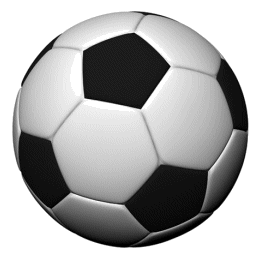
#> input picture test-images/ball.png, 260 x 260 px
$ python main.py test-images/ball.png 100
#> lines starting #> are read from the running program, lines starting #| are printed output that depends on the picture
from PIL import Image, ImageFont, ImageDraw
from brightness_map import char_to_brightness
import sys

color_option = input("Do you want a colored image(Say no for black and white):")
#> the answer given: test-images/chrispfp.png

def main():
    if len(sys.argv) < 2:
        raise ValueError("Usage: python main.py input.png [font_size]")

    filename = sys.argv[1]
    font_size = int(sys.argv[2]) if len(sys.argv) > 2 else 26

    if font_size <= 0:
        raise ValueError("Font size must be positive")

    font = ImageFont.truetype("FiraCode-Regular.ttf", size=font_size)

    with Image.open(filename) as image:
        image, columns, rows, char_width, char_height = prepare_image(
            image, font
        )

        #this is the black image we will draw on, this is not the input image
        #it will be the same width and height as the image passed in after cropping
        output_image = Image.new("RGB", (image.width, image.height), "black")
        draw = ImageDraw.Draw(output_image)

        pixels = image.load()

        for row in range(rows):
            for col in range(columns):
                brightness = get_region_brightness(
                    pixels,
                    col * char_width,
                    row * char_height,
                    char_width,
                    char_height
                )
                color = get_region_color(
                    pixels,
                    col * char_width,
                    row * char_height,
                    char_width,
                    char_height
                )
                #print(f"{row=} {col=} {brightness=}")
                # Select ASCII character based on brightness
                best_character = matching_brightness(brightness)
                if color_option == "no":
                    draw.text((col*char_width,row*char_height), best_character, font=font, fill=(255,255,255))
                else:
                    draw.text((col * char_width, row * char_height), best_character, font=font, fill=color)
        output_image.show()
def crop(image, x, y):
    width, height = image.size

    if x > width or y > height:
        raise IndexError("x or y value too big")
    else:
        box = (0, 0, x, y)
        cropped_img = image.crop(box)
        return cropped_img


def calculate_grid(image, font):
    char_width = round(font.getlength("B"))
    ascent, descent = font.getmetrics()
    char_height = ascent

    columns = image.width // char_width
    rows = image.height // char_height

    return columns, rows, char_width, char_height


def prepare_image(image, font):
    columns, rows, char_width, char_height = calculate_grid(image, font)

    if columns == 0 or rows == 0:
        raise ValueError("Font is too large for the image")

    new_width = columns * char_width
    new_height = rows * char_height

    cropped_image = crop(image, new_width, new_height)

    return cropped_image, columns, rows, char_width, char_height

def get_brightness(pixels,x,y):
    pixel = pixels[x,y]
    if len(pixel) == 4:
        r, g, b, a = pixel[0], pixel[1], pixel[2], pixel[3]
        if a == 0:
            return 0
    else:
        r, g, b= pixel[0], pixel[1], pixel[2]

    return (0.2126 * r) + (0.7152 * g) + (0.0722 * b)

def get_region_brightness(pixels,x,y,width,height):
    """ Assuming that the width and height are measured in pixels"""
    avr_brightness = 0
    for j in range(height):
        for i in range(width):
            avr_brightness += get_brightness(pixels, x+i, y+j)

    return avr_brightness/(width*height)

def matching_brightness(brightness):
    char = None
    pair_list = list(char_to_brightness.items())
    diff_to_beat = abs((brightness- list(char_to_brightness.values())[0]))
    for key, val in pair_list:
        diff = abs(brightness - val)
        if diff <= diff_to_beat:
            char = key
            diff_to_beat=diff
    return char

def get_color(pixels,x,y):
    pixel = pixels[x,y]
    r, g, b = pixel[0], pixel[1], pixel[2]

    return r,g,b

def get_region_color(pixels,x,y,width,height):
    avr_r, avr_g, avr_b = 0, 0, 0

    for j in range(height):
        for i in range(width):
            r,g,b =get_color(pixels, x+i, y+j)
            avr_r += r
            avr_g += g
            avr_b += b

    return int(avr_r/(width*height)),int(avr_g/(width*height)),int(avr_b/(width*height))

if __name__ == "__main__":
    main()
#> in main, image is the input picture: PIL image 260x260 RGB; min 0, max 255, mean 174.1
#> in prepare_image, `columns, rows, char_width, char_height = calculate_grid(image, font)`: columns = 3; rows = 2; char_width = 69; char_height = 93
#> in prepare_image, `new_width = columns * char_width`: new_width = 207
#> in prepare_image, `new_height = rows * char_height`: new_height = 186
#> in crop, `box = (0, 0, x, y)`: box = (0, 0, 207, 186)
#> in crop, `cropped_img = image.crop(box)`:
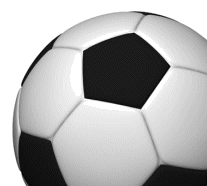
#> cropped_img: PIL image 207x186 RGB; min 8, max 255, mean 178
#> in main, `image, columns, rows, char_width, char_height = prepare_image( image, ..`: columns = 3; rows = 2; char_width = 69; char_height = 93
#> in main, `output_image = Image.new("RGB", (image.width, image.height), "black")`: output_image: PIL image 207x186 RGB; every value is 0
#> in main, `output_image.show()`:
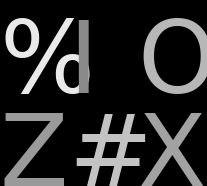
#> shown: PIL image 207x186 RGB; min 0, max 233, mean 43.5
